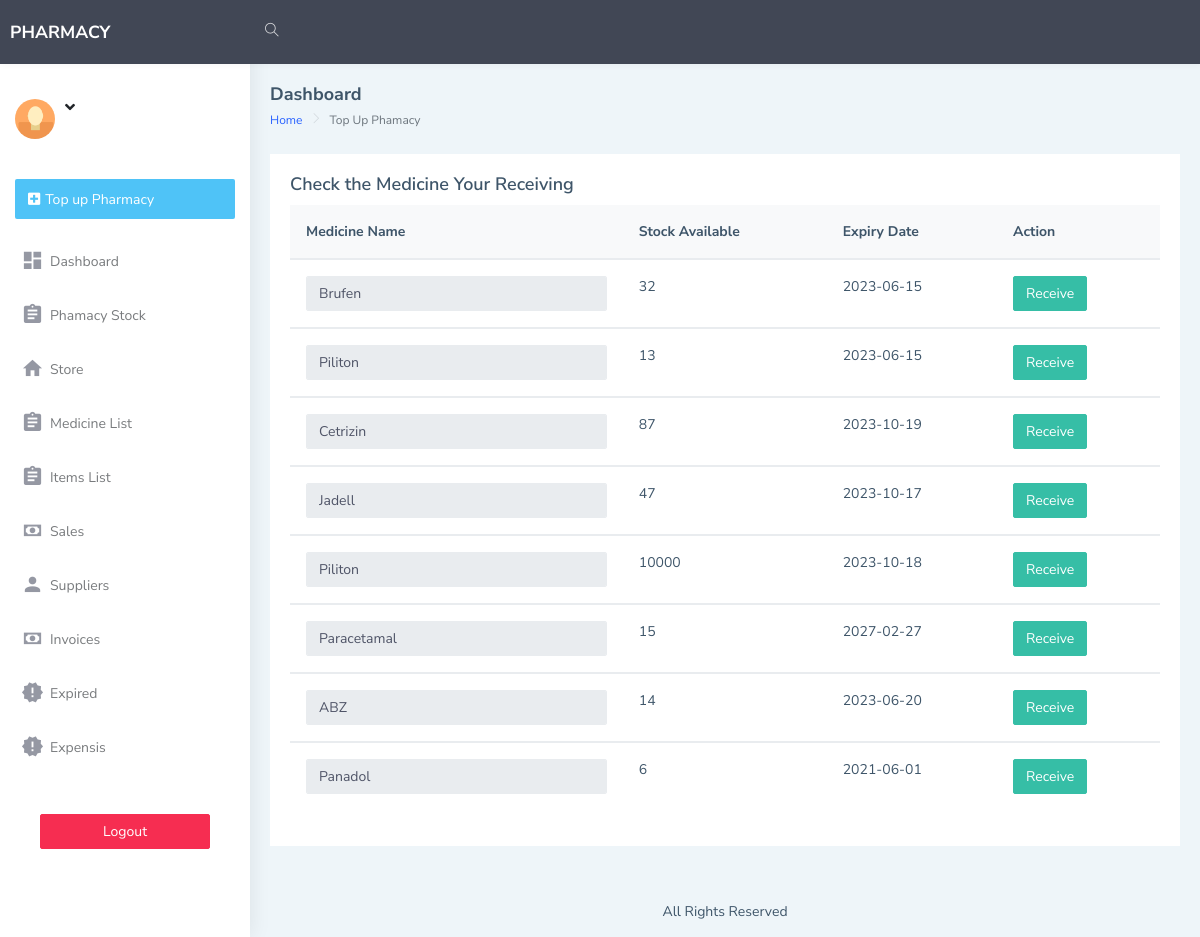
Page /dashboard/manage_receiving1.php on the committed database.
### tables this page shows
CREATE TABLE `store` (
  `id` int(10) NOT NULL,
  `medicine_name` varchar(255) NOT NULL,
  `date_received` date NOT NULL,
  `Qty` varchar(255) NOT NULL DEFAULT '0',
  `expiry_date` date NOT NULL DEFAULT current_timestamp(),
  `amount` varchar(255) NOT NULL,
  `stock_out` varchar(255) NOT NULL DEFAULT '0',
  `price` varchar(255) NOT NULL DEFAULT '0',
  `capacity` varchar(255) NOT NULL,
  `type` varchar(255) NOT NULL,
  `dosage_sold` varchar(255) NOT NULL,
  `dosage` varchar(255) NOT NULL,
  `price_dosage` varchar(255) NOT NULL DEFAULT '0',
  `app` varchar(255) NOT NULL,
  `half_dosage_price` int(11) NOT NULL,
  `confirm` varchar(10) NOT NULL DEFAULT '0'
);

### dashboard/manage_receiving1.php (the view, shortened to what this page needs)
<!DOCTYPE html>
<html dir="ltr" lang="en">
<?php
require "includes/head.php";
?>
<body>
    <div id="main-wrapper" data-layout="vertical" data-navbarbg="skin5" data-sidebartype="full"
        data-sidebar-position="absolute" data-header-position="absolute" data-boxed-layout="full">
        <header class="topbar" data-navbarbg="skin5">
            <nav class="navbar top-navbar navbar-expand-md navbar-dark">
                <div class="navbar-header" data-logobg="skin5">
                    <a class="navbar-brand" href="index.html">
                        <b class="logo-icon">
                        PHARMACY
                        </b>
                    </a>
                </div>
                <div class="navbar-collapse collapse" id="navbarSupportedContent" data-navbarbg="skin5">
                    <ul class="navbar-nav float-left mr-auto">
                        <li class="nav-item search-box"> <a class="nav-link waves-effect waves-dark"
                                href="javascript:void(0)"><i class="ti-search"></i></a>
                        </li>
                    </ul>
                </div>
            </nav>
        </header>
       <?php require "includes/aside.php";?>
        <div class="page-wrapper">
            <div class="page-breadcrumb">
                <div class="row align-items-center">
                    <div class="col-5">
                        <h4 class="page-title">Dashboard</h4>
                        <div class="d-flex align-items-center">
                            <nav aria-label="breadcrumb">
                                <ol class="breadcrumb">
                                    <li class="breadcrumb-item"><a href="index.php">Home</a></li>
                                    <li class="breadcrumb-item active" aria-current="page"> Top Up Phamacy</li>
                                </ol>
                            </nav>
                        </div>
                    </div>
                </div>
            </div>
            <div class="container-fluid">
                <div class="row">
                    <div class="col-12">
                        <div class="card">
                            <div class="card-body">
                                <div class="d-md-flex align-items-center">
                                    <div>
                                        <h4 class="card-title"> Check the Medicine Your Receiving</h4>
                                    </div>
                            </div>
                                <table class="table v-middle">
                                    <thead>
                                        <tr class="bg-light">
                                            <th class="border-top-0">Medicine Name</th>
                                            <th class="border-top-0">Stock Available</th>
											 <th class="border-top-0">Expiry Date</th>
											 <th class="border-top-0">Action</th>
                                        </tr>
                                    </thead>
									<?php
								require "includes/conn.php";
																			if(isset($_GET['page']))
																				{
																					$page = $_GET['page'];
																				}
																				else
																				{
																					$page = 1;
																				}
																				$num_per_page = 10;
																				$start_from = ($page-1)*10;
                                                        $sql ="SELECT * FROM store limit $start_from,$num_per_page";
								$res = mysqli_query($conn,$sql);
								if ($res == TRUE) {
									$count = mysqli_num_rows($res);
									if($count > 0){
										while ($rows=mysqli_fetch_assoc($res)) {
											$id=$rows['id'];
											$medicine_name=$rows['medicine_name'];
											$Qty=$rows['Qty'];
											$expiry_date=$rows['expiry_date'];
											$app=$rows['app'];
											$dosage_sold=$rows['dosage_sold'];
									   ?>
                                    <tbody id="output">
                                        <tr>
										   <td>
											<input  readonly class="form-control"  value="<?php echo "$medicine_name";?>" name="medicine_name">
										   </td>
										   <?php
											  if ( $dosage_sold =="Yes") {
                                            if ($Qty < 2) {
                                                ?>
                                                <td class='text-white text-bold bg-danger'><?php echo $Qty *  $app?></td>
                                              <?php
                                            }else {
                                                ?>
                                                <td class=' text-bold '><?php echo $Qty *  $app?></td>
                                              <?php
                                            }
                                           }else {
                                               if ($Qty < 2) {
                                                ?>
                                                <td class='text-white text-bold bg-danger'><?php echo $Qty  ?></td>
                                              <?php
                                               }else {
                                                ?>
                                                <td class=' text-bold '><?php echo $Qty  ?></td>
                                              <?php
                                               }
                                           }
                                            ?>
											<td><?php echo "$expiry_date";;?></td>
											<td>
                                                 <a  href="manage_receiving.php?id=<?php echo "$id"?> && dosage_sold=<?php echo "$dosage_sold"?>" class="btn btn-success" type="button">Receive</a>
                                                                        </td>
                                        </tr>
                                    </tbody>
											 <?php
										}
									}
								}
							?>
                                </table>
                        </div>
                    </div>
                </div>
            </div>
            </div>
            <footer class="footer text-center">
                All Rights Reserved
            </footer>
        </div>
    </div>
</body>
</html>

### rows in the picture
store: medicine_name "Brufen", Qty "32", expiry_date "2023-06-15"
store: medicine_name "Piliton", Qty "13", expiry_date "2023-06-15"
store: medicine_name "Cetrizin", Qty "87", expiry_date "2023-10-19"
store: medicine_name "Jadell", Qty "47", expiry_date "2023-10-17"
store: medicine_name "Piliton", Qty+app "10000", expiry_date "2023-10-18"
store: medicine_name "Paracetamal", Qty "15", expiry_date "2027-02-27"
store: medicine_name "ABZ", Qty "14", expiry_date "2023-06-20"
store: medicine_name "Panadol", Qty "6", expiry_date "2021-06-01"
